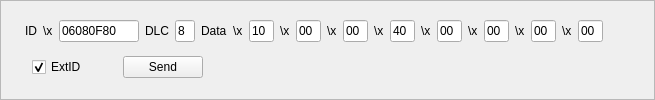
         <widget class="QFrame" name="frame_10">
          <property name="frameShape">
           <enum>QFrame::StyledPanel</enum>
          </property>
          <property name="frameShadow">
           <enum>QFrame::Raised</enum>
          </property>
          <layout class="QVBoxLayout" name="verticalLayout_19">
           <item>
            <layout class="QHBoxLayout" name="horizontalLayout_28">
             <item>
              <spacer name="horizontalSpacer_71">
               <property name="orientation">
                <enum>Qt::Horizontal</enum>
               </property>
               <property name="sizeType">
                <enum>QSizePolicy::Fixed</enum>
               </property>
               <property name="sizeHint" stdset="0">
                <size>
                 <width>13</width>
                 <height>20</height>
                </size>
               </property>
              </spacer>
             </item>
             <item>
              <widget class="QLabel" name="label_142">
               <property name="text">
                <string>ID</string>
               </property>
              </widget>
             </item>
             <item>
              <widget class="QLabel" name="label_143">
               <property name="text">
                <string>\x</string>
               </property>
              </widget>
             </item>
             <item>
              <widget class="QLineEdit" name="lE_ID_14">
               <property name="sizePolicy">
                <sizepolicy hsizetype="Fixed" vsizetype="Fixed">
                 <horstretch>0</horstretch>
                 <verstretch>0</verstretch>
                </sizepolicy>
               </property>
               <property name="maximumSize">
                <size>
                 <width>80</width>
                 <height>16777215</height>
                </size>
               </property>
               <property name="text">
                <string>06080F80</string>
               </property>
               <property name="maxLength">
                <number>8</number>
               </property>
              </widget>
             </item>
             <item>
              <widget class="QLabel" name="label_144">
               <property name="text">
                <string>DLC</string>
               </property>
              </widget>
             </item>
             <item>
              <widget class="QLineEdit" name="lE_DLC_14">
               <property name="sizePolicy">
                <sizepolicy hsizetype="Fixed" vsizetype="Fixed">
                 <horstretch>0</horstretch>
                 <verstretch>0</verstretch>
                </sizepolicy>
               </property>
               <property name="maximumSize">
                <size>
                 <width>20</width>
                 <height>16777215</height>
                </size>
               </property>
               <property name="text">
                <string>8</string>
               </property>
               <property name="maxLength">
                <number>1</number>
               </property>
              </widget>
             </item>
             <item>
              <widget class="QLabel" name="label_145">
               <property name="text">
                <string>Data</string>
               </property>
              </widget>
             </item>
             <item>
              <widget class="QLabel" name="label_146">
               <property name="text">
                <string>\x</string>
               </property>
              </widget>
             </item>
             <item>
              <widget class="QLineEdit" name="lE_D0_14">
               <property name="sizePolicy">
                <sizepolicy hsizetype="Fixed" vsizetype="Fixed">
                 <horstretch>0</horstretch>
                 <verstretch>0</verstretch>
                </sizepolicy>
               </property>
               <property name="maximumSize">
                <size>
                 <width>25</width>
                 <height>16777215</height>
                </size>
               </property>
               <property name="text">
                <string>10</string>
               </property>
               <property name="maxLength">
                <number>2</number>
               </property>
              </widget>
             </item>
             <item>
              <widget class="QLabel" name="label_147">
               <property name="text">
                <string>\x</string>
               </property>
              </widget>
             </item>
             <item>
              <widget class="QLineEdit" name="lE_D1_14">
               <property name="sizePolicy">
                <sizepolicy hsizetype="Fixed" vsizetype="Fixed">
                 <horstretch>0</horstretch>
                 <verstretch>0</verstretch>
                </sizepolicy>
               </property>
               <property name="maximumSize">
                <size>
                 <width>25</width>
                 <height>16777215</height>
                </size>
               </property>
               <property name="text">
                <string>00</string>
               </property>
               <property name="maxLength">
                <number>2</number>
               </property>
              </widget>
             </item>
             <item>
              <widget class="QLabel" name="label_148">
               <property name="text">
                <string>\x</string>
               </property>
              </widget>
             </item>
             <item>
              <widget class="QLineEdit" name="lE_D2_14">
               <property name="sizePolicy">
                <sizepolicy hsizetype="Fixed" vsizetype="Fixed">
                 <horstretch>0</horstretch>
                 <verstretch>0</verstretch>
                </sizepolicy>
               </property>
               <property name="maximumSize">
                <size>
                 <width>25</width>
                 <height>16777215</height>
                </size>
               </property>
               <property name="text">
                <string>00</string>
               </property>
               <property name="maxLength">
                <number>2</number>
               </property>
              </widget>
             </item>
             <item>
              <widget class="QLabel" name="label_149">
               <property name="text">
                <string>\x</string>
               </property>
              </widget>
             </item>
             <item>
              <widget class="QLineEdit" name="lE_D3_14">
               <property name="sizePolicy">
                <sizepolicy hsizetype="Fixed" vsizetype="Fixed">
                 <horstretch>0</horstretch>
                 <verstretch>0</verstretch>
                </sizepolicy>
               </property>
               <property name="maximumSize">
                <size>
                 <width>25</width>
                 <height>16777215</height>
                </size>
               </property>
               <property name="text">
                <string>40</string>
               </property>
               <property name="maxLength">
                <number>2</number>
               </property>
              </widget>
             </item>
             <item>
              <widget class="QLabel" name="label_150">
               <property name="text">
                <string>\x</string>
               </property>
              </widget>
             </item>
             <item>
              <widget class="QLineEdit" name="lE_D4_14">
               <property name="sizePolicy">
                <sizepolicy hsizetype="Fixed" vsizetype="Fixed">
                 <horstretch>0</horstretch>
                 <verstretch>0</verstretch>
                </sizepolicy>
               </property>
               <property name="maximumSize">
                <size>
                 <width>25</width>
                 <height>16777215</height>
                </size>
               </property>
               <property name="text">
                <string>00</string>
               </property>
               <property name="maxLength">
                <number>2</number>
               </property>
              </widget>
             </item>
             <item>
              <widget class="QLabel" name="label_151">
               <property name="text">
                <string>\x</string>
               </property>
              </widget>
             </item>
             <item>
              <widget class="QLineEdit" name="lE_D5_14">
               <property name="sizePolicy">
                <sizepolicy hsizetype="Fixed" vsizetype="Fixed">
                 <horstretch>0</horstretch>
                 <verstretch>0</verstretch>
                </sizepolicy>
               </property>
               <property name="maximumSize">
                <size>
                 <width>25</width>
                 <height>16777215</height>
                </size>
               </property>
               <property name="text">
                <string>00</string>
               </property>
               <property name="maxLength">
                <number>2</number>
               </property>
              </widget>
             </item>
             <item>
              <widget class="QLabel" name="label_152">
               <property name="text">
                <string>\x</string>
               </property>
              </widget>
             </item>
             <item>
              <widget class="QLineEdit" name="lE_D6_14">
               <property name="sizePolicy">
                <sizepolicy hsizetype="Fixed" vsizetype="Fixed">
                 <horstretch>0</horstretch>
                 <verstretch>0</verstretch>
                </sizepolicy>
               </property>
               <property name="maximumSize">
                <size>
                 <width>25</width>
                 <height>16777215</height>
                </size>
               </property>
               <property name="text">
                <string>00</string>
               </property>
               <property name="maxLength">
                <number>2</number>
               </property>
              </widget>
             </item>
             <item>
              <widget class="QLabel" name="label_153">
               <property name="text">
                <string>\x</string>
               </property>
              </widget>
             </item>
             <item>
              <widget class="QLineEdit" name="lE_D7_14">
               <property name="sizePolicy">
                <sizepolicy hsizetype="Fixed" vsizetype="Fixed">
                 <horstretch>0</horstretch>
                 <verstretch>0</verstretch>
                </sizepolicy>
               </property>
               <property name="maximumSize">
                <size>
                 <width>25</width>
                 <height>16777215</height>
                </size>
               </property>
               <property name="text">
                <string>00</string>
               </property>
               <property name="maxLength">
                <number>2</number>
               </property>
              </widget>
             </item>
             <item>
              <spacer name="horizontalSpacer_72">
               <property name="orientation">
                <enum>Qt::Horizontal</enum>
               </property>
               <property name="sizeHint" stdset="0">
                <size>
                 <width>40</width>
                 <height>20</height>
                </size>
               </property>
              </spacer>
             </item>
            </layout>
           </item>
           <item>
            <layout class="QHBoxLayout" name="horizontalLayout_29">
             <item>
              <spacer name="horizontalSpacer_73">
               <property name="orientation">
                <enum>Qt::Horizontal</enum>
               </property>
               <property name="sizeType">
                <enum>QSizePolicy::Fixed</enum>
               </property>
               <property name="sizeHint" stdset="0">
                <size>
                 <width>20</width>
                 <height>20</height>
                </size>
               </property>
              </spacer>
             </item>
             <item>
              <widget class="QCheckBox" name="chB_extID_14">
               <property name="text">
                <string>ExtID</string>
               </property>
               <property name="checked">
                <bool>true</bool>
               </property>
              </widget>
             </item>
             <item>
              <spacer name="horizontalSpacer_74">
               <property name="orientation">
                <enum>Qt::Horizontal</enum>
               </property>
               <property name="sizeType">
                <enum>QSizePolicy::Fixed</enum>
               </property>
               <property name="sizeHint" stdset="0">
                <size>
                 <width>30</width>
                 <height>20</height>
                </size>
               </property>
              </spacer>
             </item>
             <item>
              <widget class="QPushButton" name="pB_send_14">
               <property name="text">
                <string>Send</string>
               </property>
              </widget>
             </item>
             <item>
              <spacer name="horizontalSpacer_75">
               <property name="orientation">
                <enum>Qt::Horizontal</enum>
               </property>
               <property name="sizeHint" stdset="0">
                <size>
                 <width>40</width>
                 <height>20</height>
                </size>
               </property>
              </spacer>
             </item>
            </layout>
           </item>
          </layout>
         </widget>
